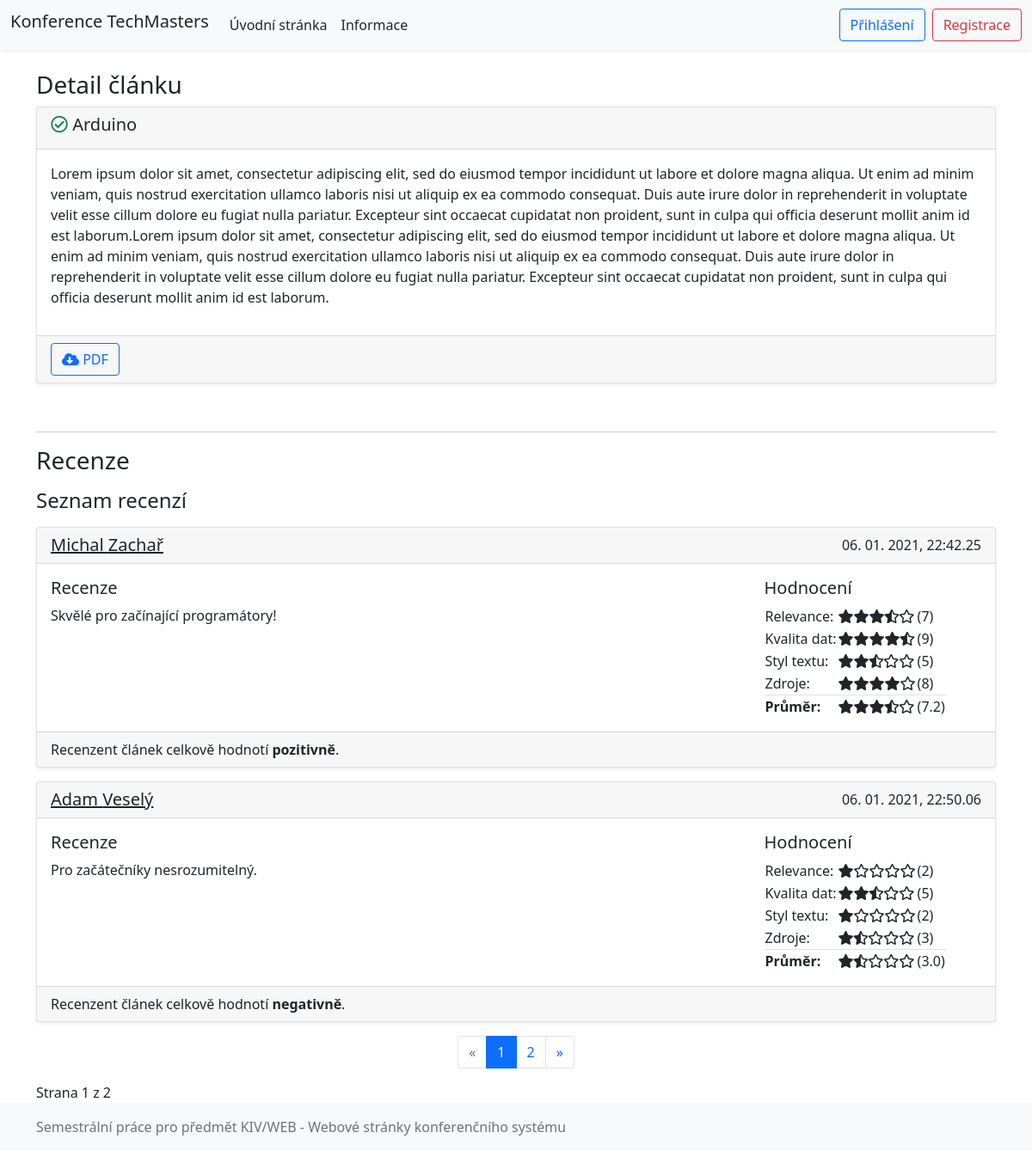
The page /KIV-WEB/www/index.php?page=article&article=62 on the database its author committed.
### tables this page shows
CREATE TABLE `articles` (
  `id_article` int(11) NOT NULL AUTO_INCREMENT,
  `title` text NOT NULL,
  `abstract` longtext NOT NULL,
  `file` longblob NOT NULL,
  `time_posted` timestamp NOT NULL DEFAULT current_timestamp(),
  `state` int(1) NOT NULL DEFAULT 0,
  `id_author` int(11) NOT NULL,
  PRIMARY KEY (`id_article`),
  KEY `articles_ibfk_1` (`id_author`),
  CONSTRAINT `articles_ibfk_1` FOREIGN KEY (`id_author`) REFERENCES `users` (`id_user`) ON DELETE CASCADE
);

CREATE TABLE `reviews` (
  `id_review` int(11) NOT NULL AUTO_INCREMENT,
  `id_article` int(11) NOT NULL,
  `id_user` int(11) NOT NULL,
  `text_evaluation` longtext DEFAULT NULL,
  `evaluation1` int(11) DEFAULT NULL,
  `evaluation2` int(11) DEFAULT NULL,
  `evaluation3` int(11) DEFAULT NULL,
  `evaluation4` int(11) DEFAULT NULL,
  `decision` int(1) DEFAULT NULL,
  `state` int(11) NOT NULL DEFAULT 0,
  `time_posted` timestamp NOT NULL DEFAULT current_timestamp(),
  PRIMARY KEY (`id_review`),
  KEY `reviews_ibfk_1` (`id_article`),
  KEY `reviews_ibfk_2` (`id_user`),
  CONSTRAINT `reviews_ibfk_1` FOREIGN KEY (`id_article`) REFERENCES `articles` (`id_article`) ON DELETE CASCADE,
  CONSTRAINT `reviews_ibfk_2` FOREIGN KEY (`id_user`) REFERENCES `users` (`id_user`) ON DELETE CASCADE
);

CREATE TABLE `users` (
  `id_user` int(11) NOT NULL AUTO_INCREMENT,
  `login` varchar(30) NOT NULL,
  `email` varchar(50) NOT NULL,
  `name` varchar(30) NOT NULL,
  `surname` varchar(30) NOT NULL,
  `password` varchar(60) NOT NULL,
  `bio` longtext DEFAULT NULL,
  `time_reg` timestamp NOT NULL DEFAULT current_timestamp(),
  `time_lastlogin` timestamp NOT NULL DEFAULT current_timestamp(),
  `id_role` int(11) NOT NULL DEFAULT 1,
  PRIMARY KEY (`id_user`)
);

### KIV-WEB/app/Models/DatabaseModel.class.php (called while the page is built, shortened)
<?php
class DatabaseModel {
    private static $database;
    private $pdo;
    private function __construct() {
        $this->pdo = new \PDO("mysql:host=".DB_SERVER.";dbname=".DB_NAME, DB_USER, DB_PASS);
        $this->pdo->exec("set names utf8");
    }
    public static function getDatabaseModel(){
        if(empty(self::$database)){
            self::$database = new DatabaseModel();
        }
        return self::$database;
    }
    public function getArticle(int $articleId) {
        $q = "SELECT title, abstract, file, time_posted, state, u.id_user, u.name, u.surname, u.login, octet_length(file) as size
            FROM " . TABLE_ARTICLES . " as a INNER JOIN " . TABLE_USERS . " as u ON u.id_user = a.id_author
            where a.id_article = :id_article";
        $res = $this->pdo->prepare($q);
        $res->bindParam(":id_article", $articleId);
        if($res->execute()) {
            return $res->fetchAll()[0];
        } else {
            return null;
        }
    }
    public function getNumberOfArticleReviews(int $articleId, string $cond = "true"):int {
        $q = "SELECT COUNT(id_review) from " . TABLE_REVIEWS . " where id_article = :articleID AND " . $cond;
        $res = $this->pdo->prepare($q);
        $res->bindParam(":articleID", $articleId);
        if($res->execute()) {
            return $res->fetch()[0];
        }
        return 0;
    }
    public function getAllArticleReviews(int $articleId, int $page = 1, int $perSite = 10, string $cond = "true"):array {
        $q = "SELECT r.text_evaluation, r.evaluation1, r.evaluation2, r.evaluation3, r.evaluation4, r.decision, r.time_posted, u.login, u.name, u.surname
            from ".TABLE_REVIEWS." as r INNER JOIN ".TABLE_USERS." as u ON r.id_user = u.id_user
            where r.id_article = :articleId AND " . $cond . " LIMIT :limit,:app;";
        $res = $this->pdo->prepare($q);
        $limit = ($page-1)*$perSite;
        $res->bindParam(":app", $perSite, PDO::PARAM_INT);
        $res->bindParam(":limit", $limit, PDO::PARAM_INT);
        $res->bindParam(":articleId", $articleId);
        if($res->execute()) {
            return $res->fetchAll();
        }
        return [];
    }
}
?>

### KIV-WEB/app/Controllers/ArticleShowController.class.php (called while the page is built, shortened)
<?php
class ArticleShowController extends PageController {
    public function show(string $pageTitle):array {
        $tplData = parent::show($pageTitle);
        $articleId = $_GET['article'];
        $tplData['reviewNumber'] = $this->db->getNumberOfArticleReviews($articleId, "state=1");
        $tplData['articleInfo'] = $this->db->getArticle($articleId);
        $reviewNumber = $tplData['reviewNumber'];
        $app = 2;
        if(isset($_GET['p'])) {
            $tplData['page'] = htmlspecialchars($_GET['p']);
        } else {
            $tplData['page'] = 1;
        }
        $tplData['pages'] = ceil($reviewNumber/$app);
        $tplData['reviews'] = $this->db->getAllArticleReviews($articleId, $tplData['page'], $app, "state=1");
        $tplData['toReview'] = $this->db->isUserAssignedArticleToReview($articleId, $this->login->getUserId()) &&
            $tplData['userInfo']['id_role'] == Roles::ROLE_REVIEWER;
        return $tplData;
    }
}

### KIV-WEB/app/ApplicationStart.class.php (called while the page is built, shortened)
<?php
class ApplicationStart {
    public function appStart(){
        if(isset($_GET["page"]) && array_key_exists($_GET["page"], WEB_PAGES)){
            $pageKey = $_GET["page"];
        } else {
            $pageKey = DEFAULT_WEB_PAGE_KEY;
        }
        $pageInfo = WEB_PAGES[$pageKey];
        $controller = new $pageInfo["controller_class_name"];
        $tplData = $controller->show($pageInfo["title"]);
        $view = new $pageInfo["view_class_name"];
        $view->printOutput($tplData, $pageInfo["template_type"]);
    }
}
?>

### KIV-WEB/www/index.php (called while the page is built, shortened)
<?php
require_once("../myAutoloader.inc.php");
$app = new ApplicationStart();
$app->appStart();
?>

### KIV-WEB/app/Controllers/PageController.class.php (called while the page is built, shortened)
<?php
class PageController implements IController {
    public function __construct() {
        $this->login = new UserLoginModel();
        $this->db = DatabaseModel::getDatabaseModel();
    }
    public function show(string $pageTitle): array {
        $tplData = Alerts::alertArray();
        $tplData['title'] = $pageTitle;
        return $tplData;
    }
}

### KIV-WEB/myAutoloader.inc.php (called while the page is built, shortened)
<?php
spl_autoload_register(function ($className){
    $className = str_replace(BASE_NAMESPACE_NAME, BASE_APP_DIR_NAME, $className);
    $fileName = dirname(__FILE__) ."/". $className;
    $fileName = str_replace('\\', '/', $fileName);
    foreach(FILE_EXTENSIONS as $ext) {
        if (file_exists($fileName . $ext)) {
            $fileName .= $ext;
            break;
        }
    }
});
?>

### KIV-WEB/app/Models/Alerts.class.php (called while the page is built, shortened)
<?php
class Alerts {
    public static function alertArray():array {
        $arr = [];
        $arr[self::ALERTS_SUCCESS] = [];
        $arr[self::ALERTS_WARNING] = [];
        $arr[self::ALERTS_DANGER] = [];
        return $arr;
    }
}

### KIV-WEB/app/Models/UserLoginModel.class.php (called while the page is built, shortened)
<?php
class UserLoginModel {
    private $ses;
    private $dUserName = "username";
    public function __construct() {
        require_once("UserSessionModel.class.php");
        $this->ses = new UserSessionModel();
    }
    public function isUserLogged():bool {
        return $this->ses->isSessionSet($this->dUserName);
    }
}

### KIV-WEB/app/Models/UserSessionModel.class.php (called while the page is built, shortened)
<?php
class UserSessionModel {
    public function isSessionSet(string $key):bool {
        return isset($_SESSION[$key]);
    }
}

### KIV-WEB/app/Views/TemplatePlain/ArticleShowTemplate.tpl.php (the view, shortened to what this page needs)
<?php
global $tplData;
$statusIcon = "";
switch($tplData['articleInfo']['state']) {
    case \konference\Models\States::ARTICLE_STATE_PUBLISHED:
        $statusIcon = '<i class="far fa-check-circle text-success" data-bs-toggle="tooltip" data-bs-placement="bottom" title="Článek byl schválen a publikován."></i>';
        break;
}
?>
<h3>Detail článku</h3>
<div class="row mb-3 justify-content-center">
    <div class="col-md-12">
        <div class="card mb-4 shadow-sm">
            <div class="card-header">
                <h5 class="card-title"><?= $statusIcon . ' ' . $tplData['articleInfo']['title'];?></h5>
            </div>
            <div class="card-body">
                <?= \konference\Models\Utilities::printFormated($tplData['articleInfo']['abstract']); ?>
            </div>
            <div class="card-footer">
                <form method="post">
                    <button type="submit" name="articleShowDownload" class="btn btn-outline-primary" value="download"
                            data-bs-placement="bottom" title="Stáhnou celý článek v PDF" data-bs-toggle="tooltip">
                        <i class="fas fa-cloud-download-alt">
                        </i> PDF</button>
                </form>
            </div>
        </div>
    </div>
</div>
<div class="row">
    <div class="col-md-12">
        <hr>
        <h3 class="h3">Recenze</h3>
    <h4 class="h4 mt-3">Seznam recenzí</h4>
    <?php
    if(isset($tplData['reviews']) && count($tplData['reviews']) > 0) {
        foreach ($tplData['reviews'] as $review) {
            $avg = ($review['evaluation1'] + $review['evaluation2'] + $review['evaluation3'] + $review['evaluation4']) / 4;
            if ($avg == 10) {
                $number = $avg;
            } else {
                $number = sprintf("%.1f", $avg);
            }
            $decision = "";
            $review['text_evaluation'] = \konference\Models\Utilities::printFormated($review['text_evaluation']);
            if ($review['decision'] == 0) {
                $decision = "negativně";
            } else {
                $decision = "pozitivně";
            }
            echo '
            <div class="card shadow-sm mt-3">
                <div class="card-header">
                    <a href="?page=profile&user=' . $review['login'] . '" class="card-title h5 text-body card-link">' . $review['name'] . ' ' . $review['surname'] . '</a>
                    <span class="float-end">' . date("d. m. Y, H:i.s", strtotime($review['time_posted'])) . '</span>
                </div>
                <div class="card-body row">
                    <div class="col-md-8 col-lg-9">
                        <h5 class="card-title">Recenze</h5>
                        '.$review['text_evaluation']. '
                    </div>
                    <div class="col-md-4 col-lg-3">
                        <h5 class="card-title">Hodnocení</h5>
                        <table class="list-group list-group-flush">
                            <tr><td>Relevance: </td><td>' . \konference\Models\Utilities::stars($review['evaluation1']) . '</td><td>(' . $review['evaluation1'] . ')</td></tr>
                            <tr><td>Kvalita dat: </td><td>' . \konference\Models\Utilities::stars($review['evaluation2']) . '</td><td>(' . $review['evaluation2'] . ')</td></tr>
                            <tr><td>Styl textu: </td><td>' . \konference\Models\Utilities::stars($review['evaluation3']) . '</td><td>(' . $review['evaluation3'] . ')</td></tr>
                            <tr><td>Zdroje: </td><td>' . \konference\Models\Utilities::stars($review['evaluation4']) . '</td><td>(' . $review['evaluation4'] . ')</td></tr>
                            <tr class="border-top">
                                <th>Průměr:</th><td>' . \konference\Models\Utilities::stars(round($avg)) . '</td><td>(' . $number . ')</td>
                            </tr>
                        </table>
                    </div>
                </div>
                <div class="card-footer">
                    Recenzent článek celkově hodnotí <b>' . $decision . '</b>.
                </div>
            </div>';
        }
        \konference\Models\Utilities::paginaton('article&article=' . $_GET['article'], $tplData['page'], $tplData['pages']);
    } else {
        echo "<h5 class='text-center mt-3'>K článku nejsou přidány žádné recenze</h5>";
    }
    ?>
    </div>
</div>

### KIV-WEB/app/Models/Utilities.class.php (shortened to what this page needs)
<?php
class Utilities {
    public static function stars(int $count):string {
        $result = "";
        for($i = 1; $i <= 5; $i++) {
            if($i*2 <= $count) {
                $result .= '<i class="fas fa-star"></i>';
            } else if(($i*2)-1 == $count) {
                $result .= '<i class="fas fa-star-half-alt"></i>';
            } else {
                $result .= '<i class="far fa-star"></i>';
            }
        }
        return $result;
    }
    public static function paginaton(string $link, int $page = 1, int $pages) {
        if($page < 4) {
            $i = 1;
        } else {
            $i = $page - 2;
        }
        $b = $i + 4;
        if($b >= $pages) {
            if($pages < 5) {
                $b = $pages;
                $i = 1;
            } else {
                $b = $pages;
                $i = $b - 4;
            }
        }
        ?>
            <nav aria-label="Stránkovací navigace" class="d-flex justify-content-center mt-3">
              <ul class="pagination">
                <li class="page-item <?php if($page == 1) echo "disabled"; ?>">
                  <a class="page-link" href="?page=<?= $link.'&p='.($page-1); ?>" aria-label="Předcházející">
                    <span aria-hidden="true">&laquo;</span>
                  </a>
                </li>
                  <?php
                  for($i; $i <= $b; $i++) {
                      if($i == $page) {
                          echo '<li class="page-item active"><a class="page-link" href="?page='.$link.'&p='.$i.'">'.$i.'</a></li>';
                      } else {
                          echo '<li class="page-item"><a class="page-link" href="?page='.$link.'&p='.$i.'">'.$i.'</a></li>';
                      }
                  }
                  ?>
                <li class="page-item <?php if($page == $pages) echo "disabled"; ?>">
                  <a class="page-link" href="?page=<?= $link.'&p='.($page+1); ?>" aria-label="Následující">
                    <span aria-hidden="true">&raquo;</span>
                  </a>
                </li>
              </ul>
            </nav>
        <?php
        echo "Strana " . $page . " z " . $pages;
    }
    public static function printFormated(string $str) {
        return preg_replace('#&lt;(/?(?:pre|b|em|u|ul|li|ol|p|strong|blockquote|h1|h2|h3|h4|h5|h6
                                |s|hr|br))&gt;#', '<\1>', $str);
    }
}

### rows shown on the page
articles: title "Arduino", abstract "Lorem ipsum dolor sit amet, consectetur adipiscing elit, sed do eiusmod tempor incididunt ut labore et dolore magna aliqua. Ut enim ad minim veniam, quis nostrud exercitation ullamco laboris nisi ut aliquip ex ea commodo consequat. Duis aute irure dolor in reprehenderit in voluptate velit esse cillum dolore eu fugiat nulla pariatur. Excepteur sint occaecat cupidatat non proident, sunt in culpa qui officia deserunt mollit anim id est laborum.Lorem ipsum dolor sit amet, consectetur adipiscing elit, sed do eiusmod tempor incididunt ut labore et dolore magna aliqua. Ut enim ad minim veniam, quis nostrud exercitation ullamco laboris nisi ut aliquip ex ea commodo consequat. Duis aute irure dolor…"
reviews: id_user.name "Michal", id_user.surname "Zachař", time_posted "06. 01. 2021, 22:42.25", text_evaluation "Skvělé pro začínající programátory!", evaluation1 "7", evaluation2 "9", evaluation3 "5", evaluation4 "8", number "7.2", decision "pozitivně"
reviews: id_user.name "Adam", id_user.surname "Veselý", time_posted "06. 01. 2021, 22:50.06", text_evaluation "Pro začátečníky nesrozumitelný.", evaluation1 "2", evaluation2 "5", evaluation3 "2", evaluation4 "3", number "3.0", decision "negativně"

### other values the page prints
WEB_TITLE "Konference TechMasters"
WEB_PAGES['uvod']['title'] "Úvodní stránka"
WEB_PAGES['information']['title'] "Informace"
$page "1"
$pages "2"
